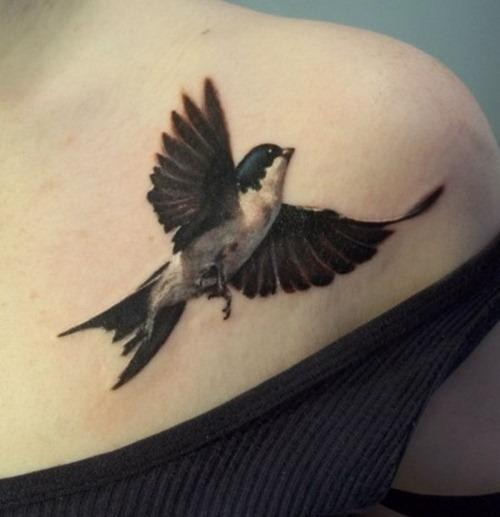
#> input picture gbvs/demo/7_original.jpg, 500 x 517 px, found by its file name
$ python cannyEdgeDetectionWithMask.py
#> lines starting #> are read from the running program, lines starting #| are printed output that depends on the picture; after the words box and inside, x2 and y2 are one past the last pixel; in counts of white or black regions, pixels touching at a corner belong together
import numpy as np
import cv2
from matplotlib import pyplot as plt

img = cv2.imread('7_original.jpg')
#> img is the input picture: shape (517, 500, 3); mean B, G, R 102.2, 117.4, 129.3
mask = np.zeros(img.shape[:2],np.uint8)

bgdModel = np.zeros((1,65),np.float64)
fgdModel = np.zeros((1,65),np.float64)

# newmask is the mask image I manually labelled
newmask = cv2.imread('7_map.jpg',0)
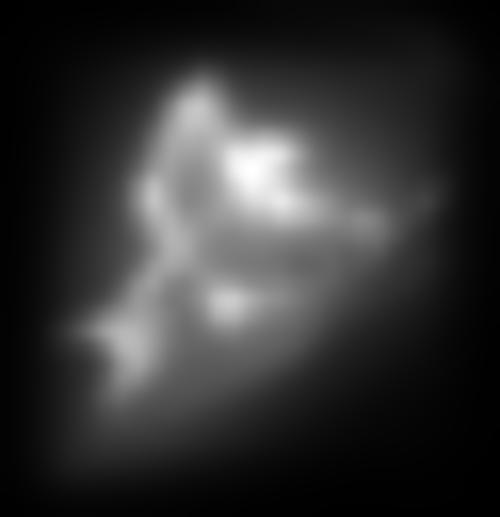
#> input picture gbvs/demo/7_map.jpg, 500 x 517 px, found by its file name
#> newmask is the input picture: shape (517, 500); min 0, max 255, mean 50.9
plt.imshow(newmask), plt.colorbar()
plt.show()
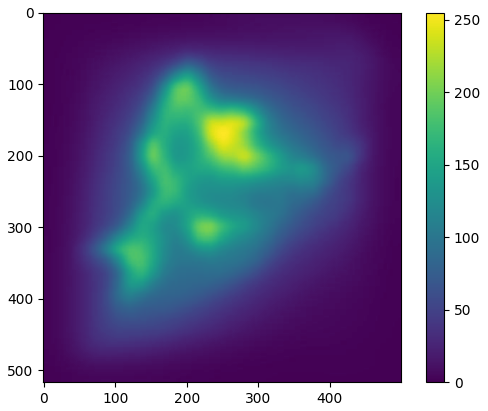
#> figure drawn by matplotlib, 2 panels

# wherever it is marked white (sure foreground), change mask=1
# wherever it is marked black (sure background), change mask=0

viewmask = np.zeros(img.shape[:2],np.uint8)

viewmask[newmask > 150] = 100
plt.imshow(viewmask)
plt.show()
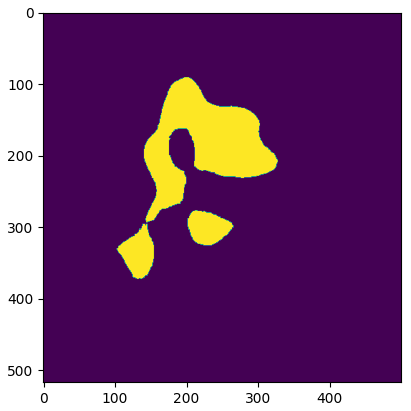
#> figure drawn by matplotlib, 1 panel


viewmask2 = np.zeros(img.shape[:2],np.uint8)
viewmask2[newmask < 30] = 100
plt.imshow(viewmask2)
plt.show()
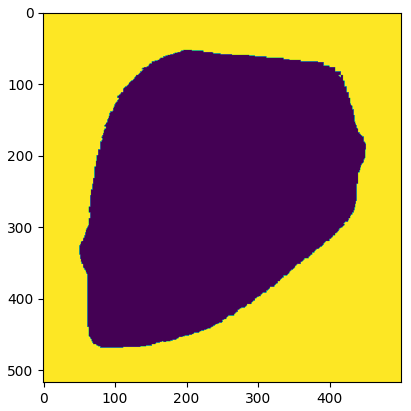
#> figure drawn by matplotlib, 1 panel


mask[newmask > 150] = 1
mask[newmask < 30] = 0


mask, bgdModel, fgdModel = cv2.grabCut(img,mask,None,bgdModel,fgdModel,1,cv2.GC_INIT_WITH_MASK)
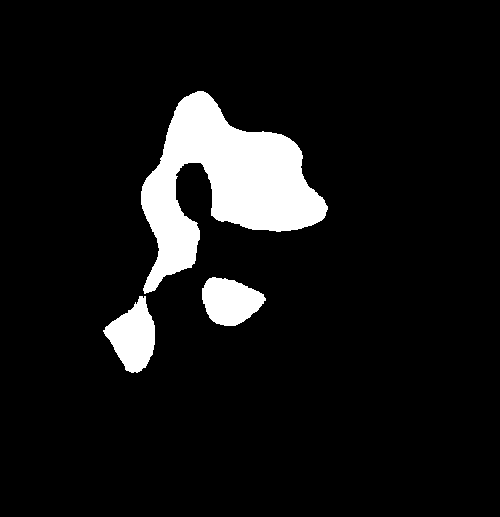
#> mask: shape (517, 500); values 0 (black) and 1 (white), 8.4% white; 3 white regions, box (x1, y1, x2, y2) and area: (141, 91, 328, 294) 17073, (103, 296, 155, 373) 2409, (202, 277, 266, 326) 2202

mask = np.where((mask==2)|(mask==0),0,1).astype('uint8')
img = img*mask[:,:,np.newaxis]
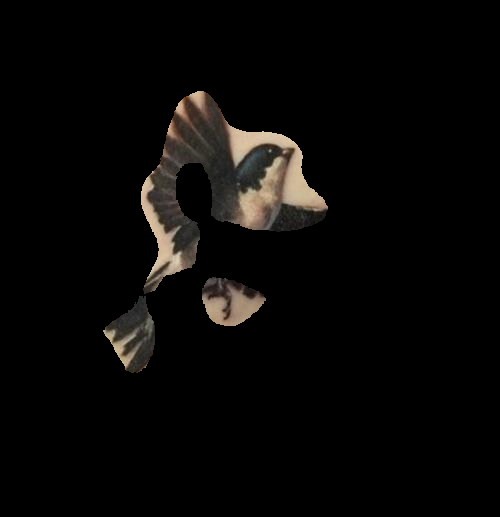
#> img: shape (517, 500, 3); mean B, G, R 6.6, 7.7, 8.8
plt.imshow(img)
plt.show()
